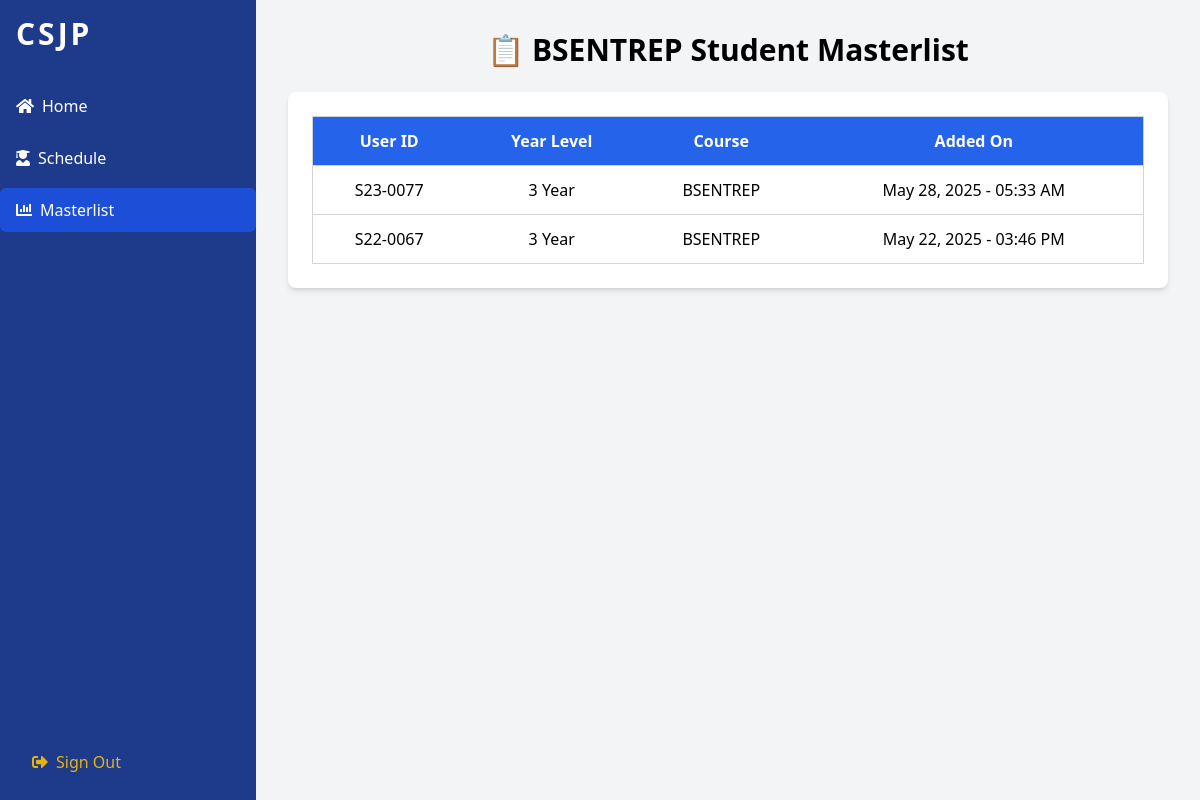
Page /TeacherBSENTREPMasterlist.php on the committed database.
### tables this page shows
CREATE TABLE `addstudent` (
  `id` int(11) NOT NULL,
  `user_id` varchar(50) NOT NULL,
  `year_level_id` int(11) NOT NULL,
  `course_id` int(11) NOT NULL,
  `created_at` timestamp NOT NULL DEFAULT current_timestamp()
);

### TeacherBSENTREPMasterlist.php (the view, shortened to what this page needs)
<?php
include 'db_connection.php';
$sql = "SELECT user_id, year_level_id, created_at FROM addstudent WHERE course_id = 5 ORDER BY created_at DESC";
$result = $conn->query($sql);
?>
<!DOCTYPE html>
<html>
<head>
    <script src="https://cdn.tailwindcss.com"></script>
    <link href="https://cdnjs.cloudflare.com/ajax/libs/font-awesome/5.15.3/css/all.min.css" rel="stylesheet"/>
</head>
<body class="bg-gray-100 font-sans leading-normal tracking-normal">
    <div class="flex">
        <div class="w-64 bg-blue-900 h-screen relative">
            <div class="p-4">
                <div class="text-white text-3xl font-bold mb-4 tracking-widest">CSJP</div>
            </div>
            <nav class="text-white">
                <a class="block py-2.5 px-4 hover:bg-blue-700 rounded-md mb-2" href="TeacherBSENTREPHome.php">
                <i class="fas fa-home mr-2"></i>Home</a>
                <a class="block py-2.5 px-4 hover:bg-blue-700 rounded-md mb-2" href="TeacherBSENTREPSchedule.php">
                    <i class="fas fa-user-graduate mr-2"></i>Schedule
                </a>
                <a class="block py-2.5 px-4 hover:bg-blue-700 rounded-md mb-2 bg-blue-700" href="TeacherBSENTREPMasterlist.php">
                <i class="fas fa-chart-bar mr-2"></i>Masterlist</a>
            </nav>
            <div class="absolute bottom-0 w-full p-4">
                <a class="block py-2.5 px-4 text-yellow-500 hover:text-yellow-600" href="CSJPlogin.php">
                <i class="fas fa-sign-out-alt mr-2"></i>Sign Out</a>
            </div>
        </div>
        <div class="flex-1 p-8">
            <h1 class="text-3xl font-bold mb-6 text-center">📋 BSENTREP Student Masterlist</h1>
            <div class="bg-white rounded-lg shadow-md p-6">
                <table class="w-full border border-gray-300">
                    <thead>
                        <tr class="bg-blue-600 text-white">
                            <th class="p-3">User ID</th>
                            <th class="p-3">Year Level</th>
                            <th class="p-3">Course</th>
                            <th class="p-3">Added On</th>
                        </tr>
                    </thead>
                    <tbody>
                        <?php while ($row = $result->fetch_assoc()): ?>
                        <tr class="text-center border-t border-gray-300">
                            <td class="p-3"><?php echo htmlspecialchars($row['user_id']); ?></td>
                            <td class="p-3"><?php echo htmlspecialchars($row['year_level_id']); ?> Year</td>
                            <td class="p-3">BSENTREP</td>
                            <td class="p-3"><?php echo htmlspecialchars(date("F j, Y - h:i A", strtotime($row['created_at']))); ?></td>
                        </tr>
                        <?php endwhile; ?>
                    </tbody>
                </table>
            </div>
        </div>
    </div>
</body>
</html>

### rows in the picture
addstudent: user "S23-0077", year_level "3", created_at "May 28, 2025 - 05:33 AM"
addstudent: user "S22-0067", year_level "3", created_at "May 22, 2025 - 03:46 PM"
